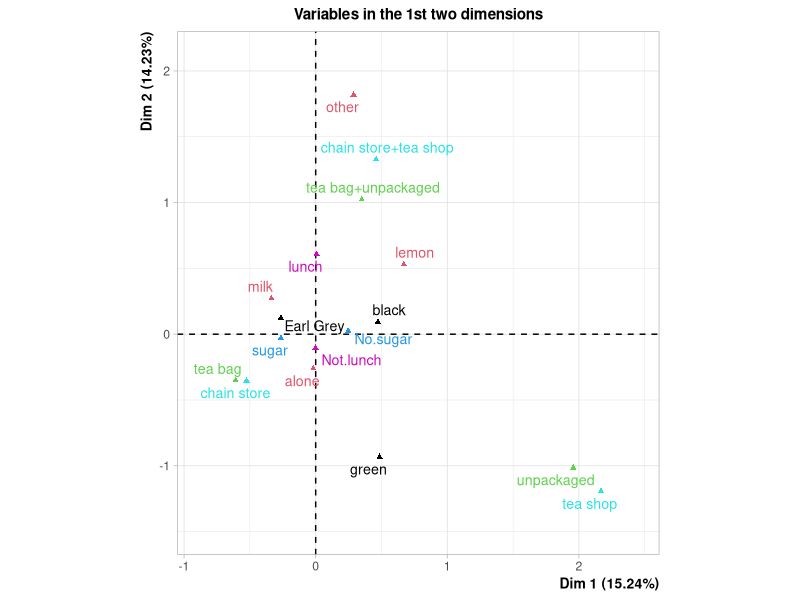

The R source for this figure:
## ---- chunk 1
knitr::opts_chunk$set(echo = TRUE)
## ---- chunk 2
library(FactoMineR)
data(tea)

library(RColorBrewer)
col <- brewer.pal(8, 'Dark2')
palette(col)

summary(tea)

keep <- c("Tea", "How", "how", "sugar", "where", "lunch")

tea <- dplyr::select(tea, dplyr::one_of(keep))
mca <- MCA(tea, graph = FALSE)
summary(mca)
plot(mca, invisible=c("ind"), cex=0.9, title="Variables in the 1st two dimensions", habillage = "quali")
mca
